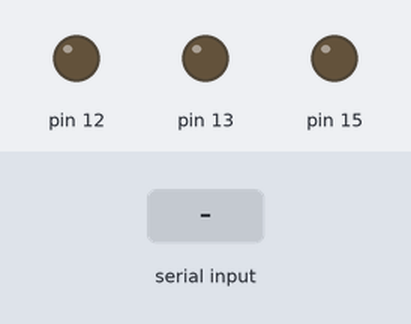
A sketch run on a simulated Arduino Uno, built with avr-gcc and run on an emulated ATmega328P. On the bench: output pins drawn as LEDs (lit = HIGH). Dashed ring = blinking. The test bench sets the inputs (shaded band).

Above: at 1.2 s.
1.3 s: "q" received over Serial
At 1.7 s:
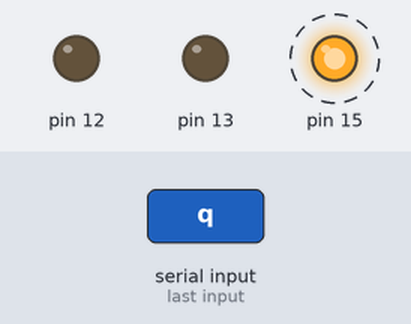
4.3 s: "l" received over Serial
At 5.9 s:
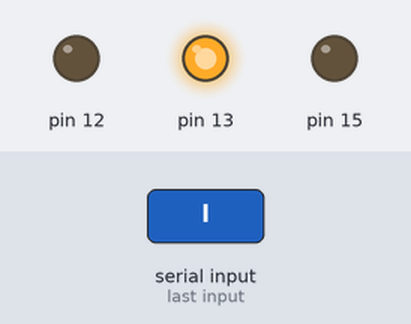
6.8 s: "s" received over Serial
At 8.0 s:
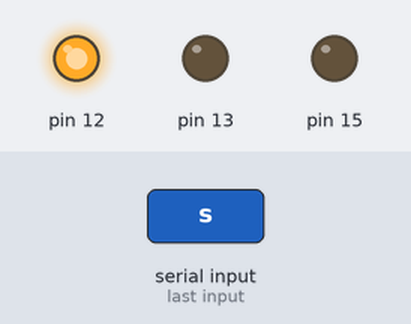
8.3 s: "e" received over Serial
At 9.0 s:
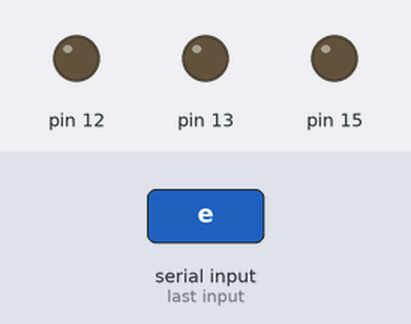
Timing chart, 0 to 10.8 s (numbered marks = the images above; inputs shaded):
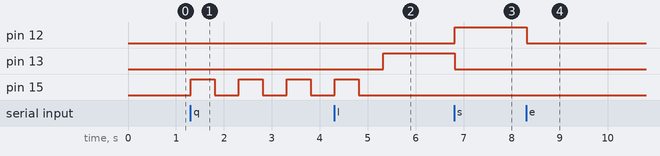

The sketch:

arduino.ino
```cpp
//tested in a nodemcu 12e(esp8266)
//connect different color led to pin 12,13,15

char data;
char mcu;
void setup() {
  pinMode(15,OUTPUT);
  pinMode(13,OUTPUT);
  pinMode(12,OUTPUT);
  Serial.begin(9600);
  while (!Serial) {
    ; // wait for serial port to connect.
  }
}

void loop() { // run over and over
  if (Serial.available()) {
    data=(Serial.read());

  }
    delay(10);
    if(data=='l'){
     // simulates listening
      digitalWrite(12,0);
      digitalWrite(15,0);
      digitalWrite(13,1);

    }
    if(data=='s'){
      //simulates speaking
     digitalWrite(13,0);
     digitalWrite(15,0);
     digitalWrite(12,1);

    }
    if(data=='q'){
      //simulates shutdown
      digitalWrite(12,0);
      digitalWrite(13,0);
      for(int i =1;i<5;i++){
       // digitalWrite(13,1);
        digitalWrite(15,1);
        delay(500);
        //digitalWrite(13,0);
        digitalWrite(15,0);
        delay(500);
      }
      digitalWrite(13,0);
      digitalWrite(15,0);
      digitalWrite(12,0);
      data=' ';
    }
    if(data=='e'){
      //turn off all pins
      digitalWrite(12,0);
      digitalWrite(13,0);
      digitalWrite(15,0);
    }
}
```

Measured:
- after the input at 1.3 s, pin 15: alternates HIGH for 0.50 s and LOW for 0.50 s, starting at once
- after the input at 4.3 s, pin 13: LOW → HIGH after 1.0 s
- after the input at 6.8 s, pin 12: LOW → HIGH at once; pin 13: HIGH → LOW at once
- after the input at 8.3 s, pin 12: HIGH → LOW at once
